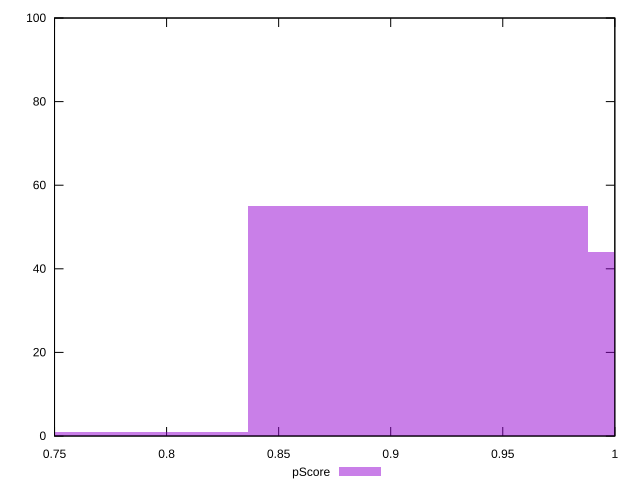

This figure's gnuplot source:
reset

$pScore <<EOF
0.7601211610006714 1
0.9121453932008057 55
1.06416962540094 44
EOF

set key outside below
set boxwidth 0.15202423220013428
set xrange [0.75:1]
set yrange [0:100]
set trange [0:100]
set style fill transparent solid 0.5 noborder
set terminal svg size 640, 490 enhanced background rgb 'white'
set output "reports/report_00027_2021-02-24T12-40-31.850Z/unminified-javascript/samples/astro/pScore/histogram.svg"

plot $pScore title "pScore" with boxes

reset
